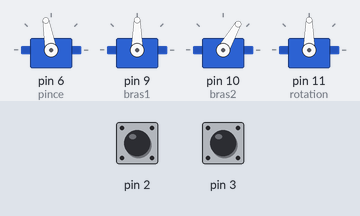
Recording of a sketch running on a simulated Arduino Uno, built with avr-gcc and run on an emulated ATmega328P. Shown: 4 × servo. Inputs (shaded band) come from the test bench; at power-on: pin 2 HIGH, pin 3 HIGH.

Above: at 1.2 s.
1.3 s: pin 2 pulled LOW for 0.15 s
At 4.5 s:
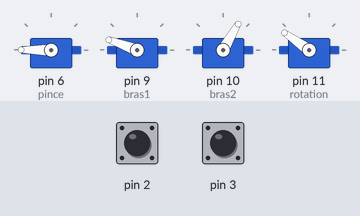
7.3 s: pin 3 pulled LOW for 1 s
At 10.2 s:
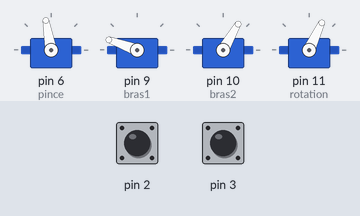
10.3 s: pin 2 pulled LOW for 3.2 s
At 20.0 s:
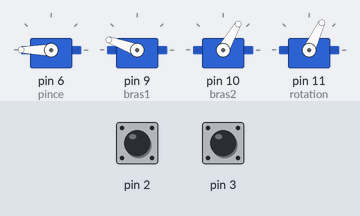
Timing chart, 0 to 21.0 s (numbered marks = the images above; inputs shaded):
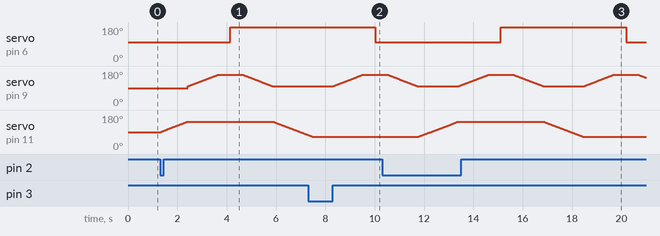

The sketch:

Bras-robot.ino
```cpp
#include <Servo.h>

//Declaration variable de fonctionnement

bool piece = false;
bool entre = false;
bool sortie = false;

//Declaration servo du bras

Servo pince;
Servo bras1;
Servo bras2;
Servo rotation;

void setup() {

  //Declaration des capteurs infrarouge.

  pinMode(2, INPUT_PULLUP);
  pinMode(3, INPUT_PULLUP);

  //Assignation des sortie aux moteurs.

  pince.attach(6);
  bras1.attach(9);
  bras2.attach(10);
  rotation.attach(11);

  //mise en position initial du bras.

  rotation.write(90);
  bras2.write(60);
  pince.write(100);
}

void loop() {

  //Lecture de la présence de produit dans l'entrée par le detecteur infrarouge.

  entre = digitalRead(2);

  //Si il y a présence de produit(entre) et que la pince est vide(piece) alors le bras viens chercher la piece et se met en position neutre.

  if (entre == false && piece == false){

    for(int i=90; i <= 145; i++){
      rotation.write(i);
      delay(20);
    }

    for(int i=100; i <= 160; i++){
      bras1.write(i);
      delay(20);
    }

    delay(500);
    pince.write(180);
    delay(500);
    piece = true;
    for(int i=160; i >= 100; i--){
      bras1.write(i);
      delay(20);
    }
    for(int i=145; i >= 65; i--){
      rotation.write(i);
      delay(20);
    }

  }

  //Si il y a absence de produit(sortie) à la place de reception et que la pince est pleine(piece) alors le bras viens deposer la piece et se met en position neutre.

  sortie = digitalRead(3);
  if (sortie == true && piece == true){
    for(int i=100; i <= 160; i++){
      bras1.write(i);
      delay(20);
    }

    delay(500);
    pince.write(100);
    delay(500);
    piece = false;
    for(int i=160; i >= 100; i--){
      bras1.write(i);
      delay(20);
    }

    for(int i=65; i <= 90; i++){
      rotation.write(i);
      delay(20);
    }
  }
}
```

Measured:
- after the input at 1.3 s, servo on pin 6 (pince): 100° → 180° after 2.8 s; servo on pin 9 (bras1): rises from 90° to 160° in 1.2 s, then falls to 100° in 2.2 s; servo on pin 11 (rotation): rises from 90° to 145° in 1.1 s, then falls to 74° in 4.9 s
- after the input at 7.3 s, servo on pin 6 (pince): 180° → 100° after 2.7 s instead of 1.9 s
- after the input at 10.3 s, servo on pin 6 (pince): 100° → 180° after 4.8 s, → 100° 5.1 s later
